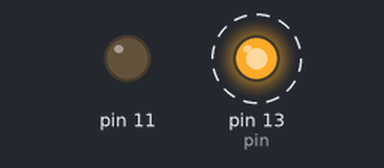
Bench run of a sketch on a simulated Arduino Uno, built with avr-gcc and run on an emulated ATmega328P. Shown: output pins drawn as LEDs (lit = HIGH). Dashed ring = blinking.

Above: at 4.2 s.
Timing chart, 0 to 7.0 s (numbered marks = the images above):
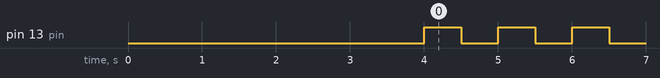

Measured:
- by itself, pin 13 (pin): alternates HIGH for 0.50 s and LOW for 0.50 s

The sketch:

000-blink.ino
```cpp
void setup() {
  Serial.begin(9600);
  pinMode(13, OUTPUT);
  pinMode(11, OUTPUT);
  pinMode(A0, INPUT);
  pinMode(A1, INPUT);

  delay(4000);
}

int pin = 13;

void loop() {
  digitalWrite(pin, HIGH);
  delay(500);
  digitalWrite(pin, LOW);
  delay(500);
  //printFEEDBACKs();
}

void printFEEDBACKs()
{
  Serial.println("A0\tA1\tA2\tA3\tA4\tA5");
  Serial.println("-----------------------------------------------");
  // theese are true readings if SW1 = off & SW2 = on:
  Serial.print(digitalRead(A0));  Serial.print("\t"); // chech whether protection is on or off
  Serial.print(digitalRead(A1));  Serial.print("\t"); // chech whether warning is on or off
  Serial.print(analogRead(A2) / 20);  Serial.print("A\t");  // read the feedback's analog fooltage (later going to be expressed in Amps)

  Serial.print(digitalRead(A3));  Serial.print("\t"); // chech whether protection is on or off
  Serial.print(digitalRead(A4));  Serial.print("\t"); // chech whether warning is on or off
  Serial.print(analogRead(A5) / 20);  Serial.print("A\n");  // read the feedback's analog fooltage (later going to be expressed in Amps)

}
```
